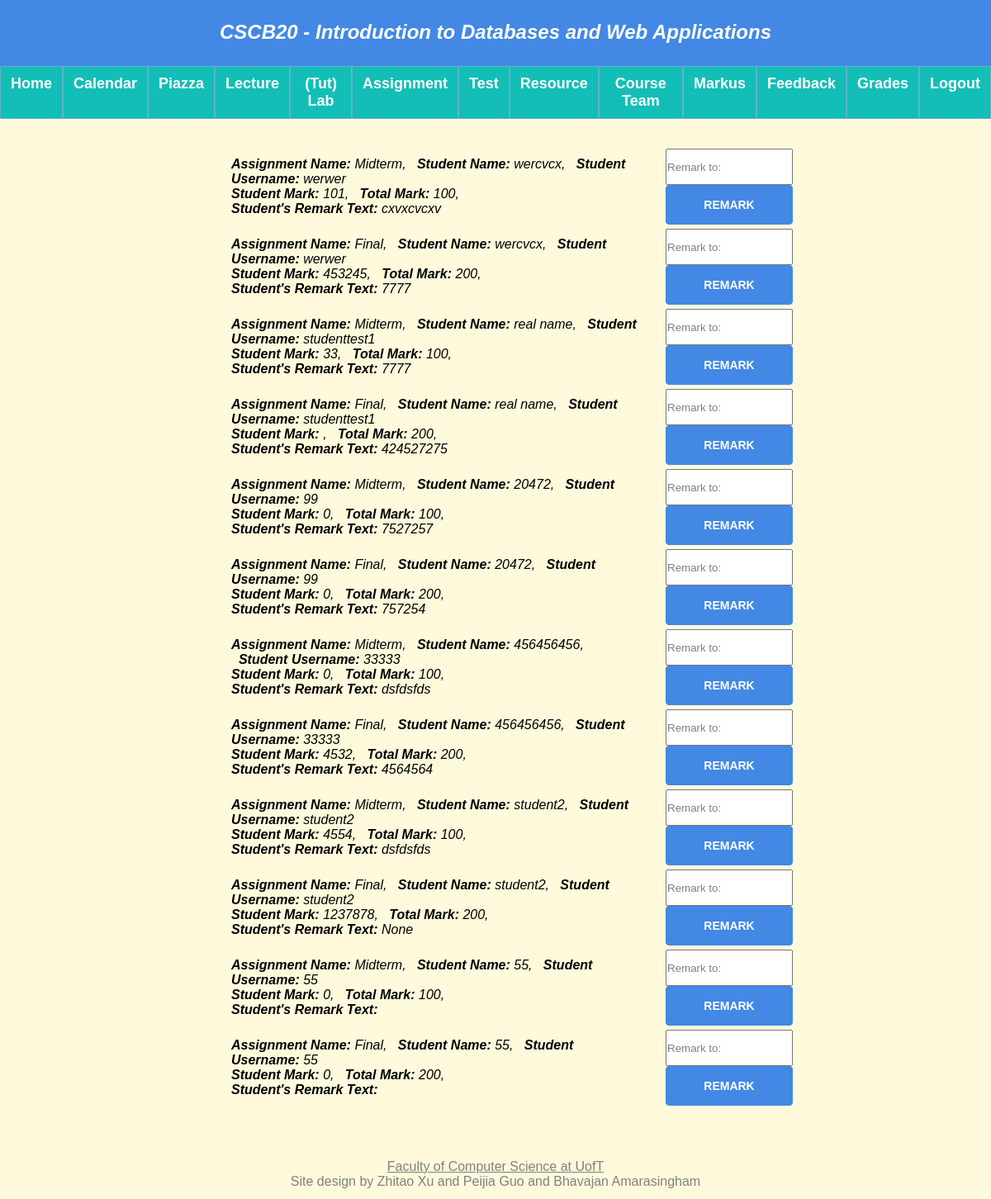
/teacherGrade (signed in), run on an earlier commit of the app's database.
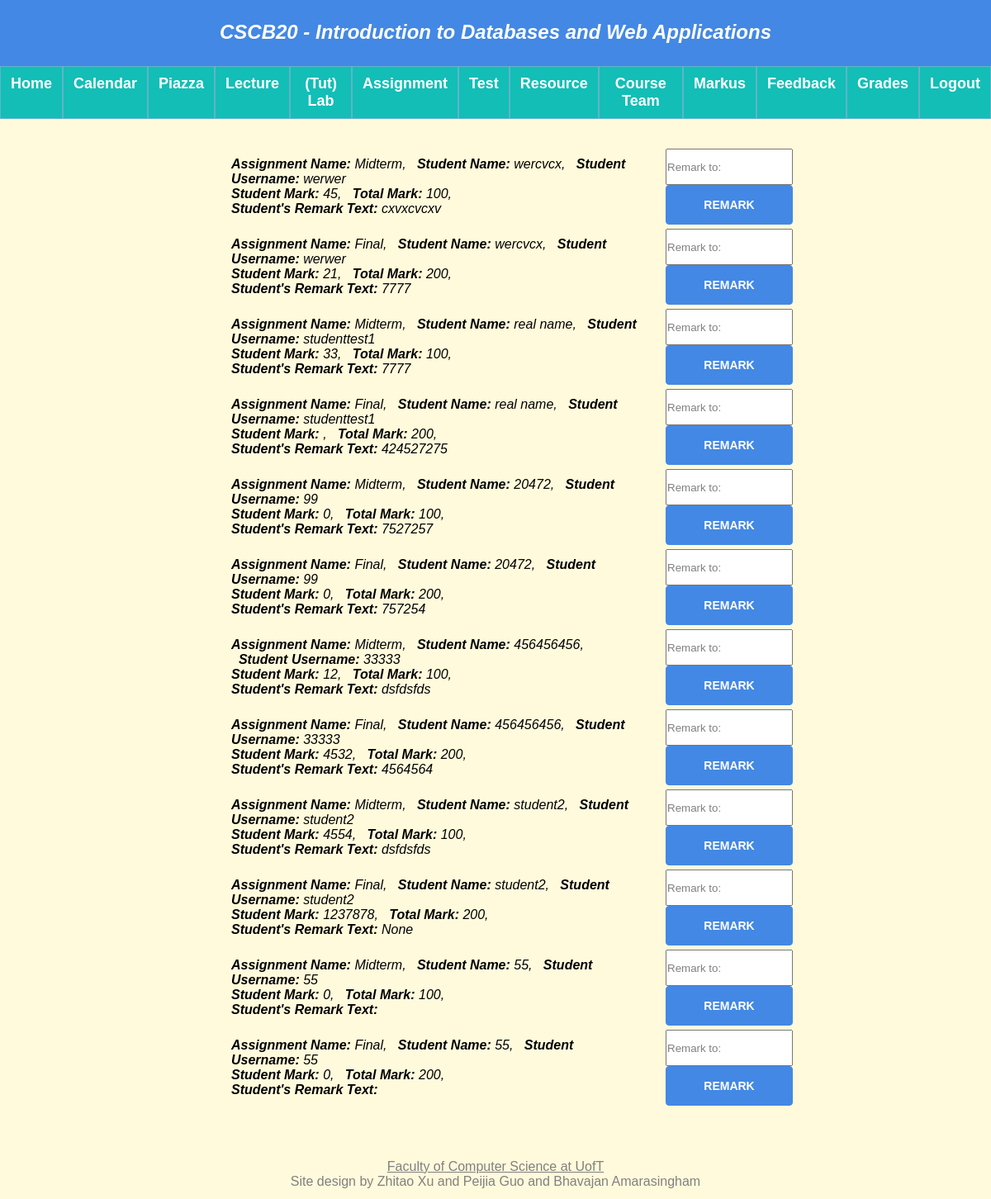
And on a later commit of the database.
### app.py (models this page shows, shortened)
class Evaluation(db.Model):
    __tablename__ = 'Evaluation'
    eid = db.Column(db.Integer, primary_key = True)
    stuMark = db.Column(db.Integer)
    remarkText = db.Column(db.String(200))
    student_username = db.Column(db.String(20), db.ForeignKey('Person.username'), nullable = False)
    typeName = db.Column(db.String(20), db.ForeignKey('Assignment.assignment_name'), nullable = False)
    total_mark = db.Column(db.Integer, db.ForeignKey('Assignment.total_mark'), nullable = False)
    stuName = db.Column(db.String(20), db.ForeignKey('Person.name'), nullable = False)

### app.py (the view, shortened to what this page needs)
@app.route("/teacherGrade", methods = ['GET', 'POST'])
def teacherGrade():
    get_student_marks = query_all_student_marks()
    if request.method == 'GET':
        return render_template("teacherGrade.html", query_all_student_mark = get_student_marks)

### app.py (called while the page is built)
def query_all_student_marks():
    student_marks = db.session.query(Evaluation)
    return student_marks

### templates/teacherGrade.html (shortened to what this page needs)
{% extends "template.html" %}
{% block content %}
{% if not session.name %}
<p>Access Denied</p>
{% else %}
    {% if session.type == 1 %}
    <div class = "grade">
        <ul>
            {% for Evaluations in query_all_student_mark %}
            <li class = "container_li">
                <div class ="li_flex">
                    <strong>Assignment Name: </strong>{{ Evaluations.typeName }},
                    &nbsp&nbsp<strong>Student Name: </strong>{{ Evaluations.stuName }},
                    &nbsp&nbsp<strong>Student Username: </strong>{{ Evaluations.student_username }}
                    <br>
                    <strong>Student Mark: </strong>{{ Evaluations.stuMark }},
                    &nbsp&nbsp<strong>Total Mark: </strong>{{ Evaluations.total_mark }},
                    <br>
                    <strong>Student's Remark Text: </strong>{{ Evaluations.remarkText }}
                </div>
                <form class = "teacher_grade_css"action="http://127.0.0.1:5000/teacherGrade" method = "post">
                    <input class = "grade_input" name="stuMark" placeholder="Remark to:"></input>
                    <button type="Remark">Remark</button>
                </form>
            </li>
            {% endfor %}
        </ul>
    </div>
    {% else %}
    <p>Access Denied</p>
    {% endif %}
{% endif %}
{% endblock %}

### templates/template.html (shortened to what this page needs)
<!DOCTYPE html>
<html lang="en" dir="ltr">
<head>
    <link rel="stylesheet" type="text/css" href="../static/style.css" />
</head>
<body>
    <div class="container">
        <div class="heading">
            <p>CSCB20 - Introduction to Databases and Web Applications</p>
        </div>
        <div class="leftNavigation">
            <ul>
                {% if session.name %}
                    <h3><a href="{{ url_for('home') }}">Home</a></h3>
                    <h3><a href="{{ url_for('calender')}}">Calendar</a></h3>
                    <h3><a href="https://piazza.com/utoronto.ca">Piazza</a></h3>
                    <h3><a href="{{ url_for('lecture')}}">Lecture</a></h3>
                    <h3><a href="{{ url_for('tut')}}">(Tut) Lab</a></h3>
                    <h3><a href="{{ url_for('assignment')}}">Assignment</a></h3>
                    <h3><a href="{{ url_for('test')}}">Test</a></h3>
                    <h3><a href="{{ url_for('resource')}}">Resource</a></h3>
                    <h3><a href="{{ url_for('courseteam')}}">Course Team</a></h3>
                    <h3><a href="https://markus.utsc.utoronto.ca/">Markus</a></h3>
                    {% if session.type == 0 %}
                        <h3><a href="{{ url_for('anonfeedback') }}">Anon Feedback</a></h3>
                        <h3><a href="{{ url_for('evaluation') }}">Evaluation</a></h3>
                    {% else %}
                        <h3><a href="{{ url_for('feedback') }}">Feedback</a></h3>
                        <h3><a href="{{ url_for('teacherGrade') }}">Grades</a></h3>
                    {% endif %}
                <h3><a href="{{ url_for('logout') }}">Logout</a></h3>
                {% else %}
                <h3><a href="{{ url_for('home') }}">Home</a></h3>
                <h3><a href="{{ url_for('login') }}">Login</a></h3>
                <h3><a href="{{ url_for('register') }}">Register</a></h3>
                {% endif %}
            </ul>
        </div>
        <div class="content">
            {% block content %}
            {% endblock %}
        </div>
        <div class="footer">
            <p><a href="https://web.cs.toronto.edu/people/faculty-directory" target="_blank">Faculty of Computer Science
                    at
                    UofT</a><br>Site design by Zhitao Xu and Peijia Guo and Bhavajan Amarasingham</p>
        </div>
    </div>
</body>
</html>

### static/style.css (style rules this page uses)
@media (min-width: 975px) { body { background-image: url(./sub/a14.jpg); background-repeat: no-repeat; background-size: cover; background-color: #fffadc; color: #000000; font-family: Geneva, Arial, Helvetica, sans-serif; align-items: center; } }
@media (min-width: 975px) { h3, h4 { color: #003366; font-size: large; font-style: normal; font-weight: bold; font-variant: normal; } }
@media (min-width: 975px) { a { color: #9999cc; } }
@media (min-width: 975px) { * { margin: 0%; } }
@media (min-width: 975px) { .container { display: flex; flex-flow: row wrap; } }
@media (min-width: 975px) { .heading { color: #FFFFFF; background-color: #4388e4; height: 35px; width: 100%; top: 0px; padding-top: 25px; padding-bottom: 20px; font-variant: normal; text-align: center; vertical-align: middle; font-size: x-large; font-weight: bold; font-style: oblique; margin-bottom: 0%; flex: 1 100%; } }
@media (min-width: 975px) { .leftNavigation { justify-content: center; flex-grow: 1; flex: 100%; } }
@media (min-width: 975px) { .leftNavigation ul { width: 100%; display: flex; flex-wrap: nowrap; list-style-type: none; text-align: middle; padding: 0; overflow: hidden; background-color: rgb(98, 179, 204); margin-bottom: 2%; } }
@media (min-width: 975px) { .leftNavigation h3 { background-color: #12beb6; flex: auto; float: left; margin: 1px; } }
@media (min-width: 975px) { .leftNavigation h3 a { display: block; color: rgb(29, 18, 18); text-align: center; padding: 10px 12px; text-decoration: none; } }
@media (min-width: 975px) { .leftNavigation a { text-decoration: none; } }
@media (min-width: 975px) { .leftNavigation a:link { color: #FFFFFF; } }
@media (min-width: 975px) { .content { flex: 1 100%; justify-content: center; margin-top: 1%; margin-left: 20%; margin-right: 20%; } }
@media (min-width: 975px) { li { font-size: 16px; } }
@media (min-width: 975px) { .footer { margin-top: 5%; margin-bottom: 1%; flex: 1 100%; text-align: center; font-size: 16px; color: grey; font-family: sans-serif; } }
@media (min-width: 975px) { .footer a { font-size: 16px; color: grey; font-family: sans-serif; } }
@media (min-width: 975px) { .container_li { display: flex; flex-flow: row wrap; margin-bottom: 5px; justify-content: center; align-items: center; } }
@media (min-width: 975px) { .li_flex { flex: 5; font-style: italic; margin-right: 5%; } }
@media (min-width: 975px) { .teacher_grade_css { flex: 1; } }
@media (min-width: 975px) { .grade_input { height: 40px; width: 150px; padding: 0px; } }
@media (min-width: 975px) { .grade_input::placeholder { color: rgb(128, 128, 128); } }
@media (min-width: 975px) { .teacher_grade_css button { width: 154px; font-size: 14px; font-weight: 600; background-color: #4388e4; border-color: #4388e4; border-radius: 4px; } }
@media (min-width: 975px) { input::placeholder { color: rgb(43, 37, 37); } }
@media (min-width: 975px) { button { font-size: 16px; font-weight: 600; text-transform: uppercase; padding: 15px 26px; color: #FFF; background-color: rgb(42, 202, 154); border-radius: 4px; border: 1px solid rgb(42, 202, 154); border-left-style: solid; border-left-color: greenyellow; text-align: center; width: 100%; } }

What changed in the data, as far as the page shows it:
changed Evaluation "cxvxcvcxv": stuMark "101" → "45"
changed Evaluation (number 2 of 12 on the later page): stuMark "453245" → "21"
changed Evaluation (number 7 of 12 on the later page): stuMark "0" → "12"
